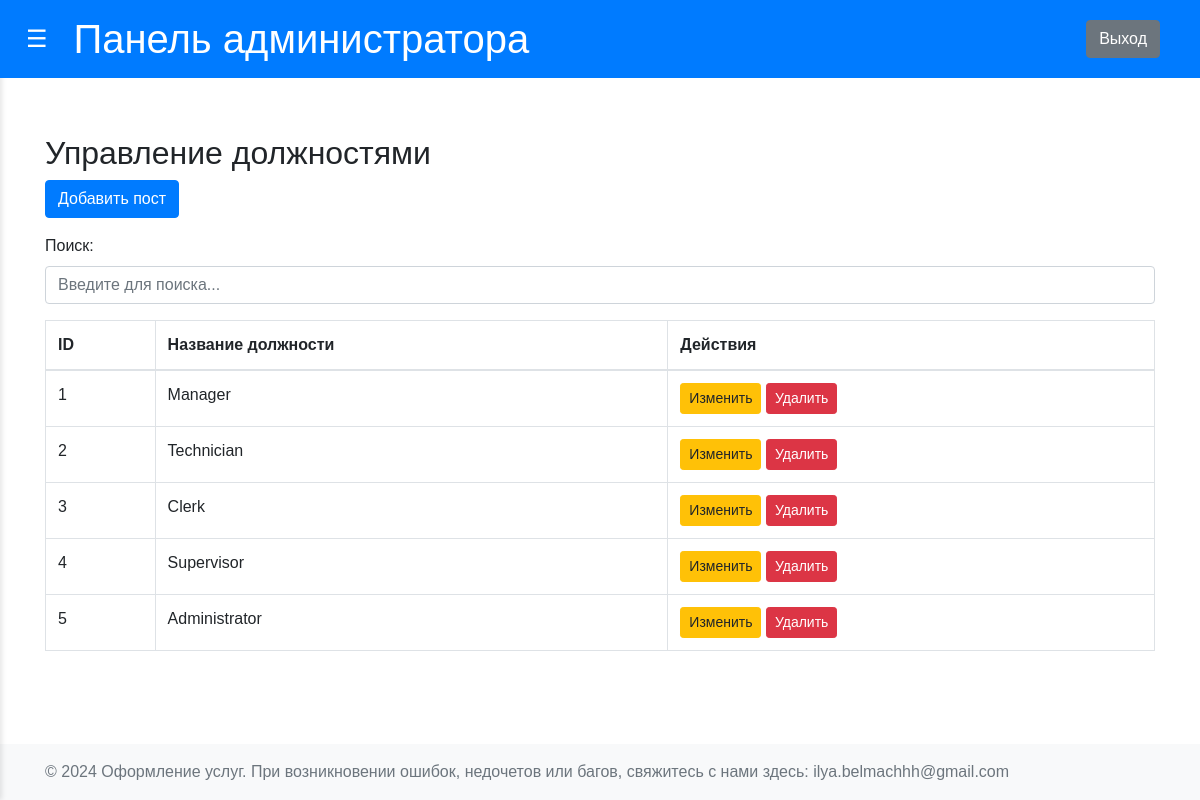
Page /admin/posts (signed in) on the committed database.
### app/models.py (models this page shows, shortened)
class Posts(db.Model):
    __tablename__ = 'Posts'
    id = db.Column(db.Integer, primary_key=True)
    post_name = db.Column(db.String(150), unique=True, nullable=False)

### app/admin/routs.py (the view)
@admin.route('/admin/posts')
def manage_posts():
    if session.get('role') != 'admin':
        return redirect(url_for('users.login'))
    posts = Posts.query.all()
    return render_template('admin/manage_posts.html', posts=posts)

### app/templates/admin/manage_posts.html
{% extends 'admin/dashboard_admin_base.html' %}
{% block content %}
<div class="container mt-4">
    <h2>Управление должностями</h2>
    <a href="{{ url_for('admin.add_post_form') }}" class="btn btn-primary mb-3">Добавить пост</a>
    <div class="mb-3">
        <label for="searchInput" class="form-label">Поиск:</label>
        <input type="text" id="searchInput" class="form-control" placeholder="Введите для поиска...">
    </div>
    <table class="table table-bordered">
        <thead>
            <tr>
                <th>ID</th>
                <th>Название должности</th>
                <th>Действия</th>
            </tr>
        </thead>
        <tbody>
            {% for post in posts %}
            <tr>
                <td>{{ post.id }}</td>
                <td>{{ post.post_name }}</td>
                <td>
                    <a href="{{ url_for('admin.edit_post_form', post_id=post.id) }}" class="btn btn-warning btn-sm">Изменить</a>
                    <form action="{{ url_for('admin.delete_post', post_id=post.id) }}" method="POST" style="display:inline;">
                        <button type="submit" class="btn btn-danger btn-sm">Удалить</button>
                    </form>
                </td>
            </tr>
            {% endfor %}
        </tbody>
    </table>
</div>
{% endblock %}

### app/static/css/styles.css (style rules this page uses)
body { font-family: Arial, sans-serif; margin: 0; display: flex; height: 100vh; overflow: hidden; }
main h2 { margin-top: 0; }

### rows in the picture
Posts: id "1", post_name "Manager"
Posts: id "2", post_name "Technician"
Posts: id "3", post_name "Clerk"
Posts: id "4", post_name "Supervisor"
Posts: id "5", post_name "Administrator"
